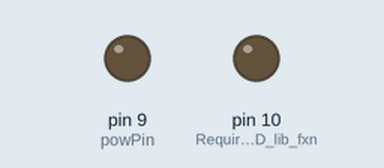
Simulated run of this sketch. Board: Arduino Uno, built with avr-gcc and run on an emulated ATmega328P. Shown: output pins drawn as LEDs (lit = HIGH). Storage starts empty; the modem accepts every AT command (registered, SIM ready, sends succeed) and sends nothing else; what the sketch prints to the serial monitor is not drawn.

Above: at 0.01 s.
Timing chart, 0 to 2.1 s (numbered marks = the images above):
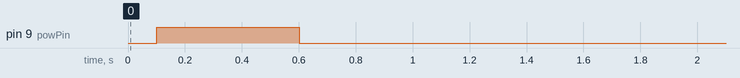

The sketch:

MERGE_AggregateData_ATTEMPT_11914_149am_ino.ino
```cpp
#include <SoftwareSerial.h>
#include <SD.h>

#define rxPin 7
#define txPin 8
#define powPin 9
#define chipSelect 10

SoftwareSerial gprsSerial(rxPin, txPin);

int currTimer = 0;
int prevTimer = 0;
int lapTimer = 0;
int aggTimer = 0;
int intervalTimer = 0;
const int interval = 20000;
unsigned long aggInterval = 600000;

String rawDateTime;
String year;
String month;
String day;
int yearInt = 0;
int monthInt = 0;
int dayInt = 0;
String dateString;
String hour;
String minute;
String second;
String hour12;
String timeString;
String dateLongString;
String time12hrString;
String fullDataString;

int h2oLevel = 0;
int h2oLastLevel = 0;
const int h2oChangeTrigger = 10;
int h2oAmtCons = 0;

void setup() {
  pinMode(rxPin, INPUT);
  pinMode(txPin, OUTPUT);
  pinMode(powPin, OUTPUT);
  pinMode(10, OUTPUT);  // Required for SD lib fxn

  Serial.begin(19200);
  gprsSerial.begin(19200);

  powerUp();
  gprsBootLoop();
  clearStrings();
  delay(2000);

  Serial.println("Welcome to MyStall.");
  Serial.println();
  delay(2000);

  getDateTime();
  delay(1000);
  dateLongConst();
  delay(1000);
  time12hrConst();
  delay(1000);

  Serial.println(dateString);
  delay(100);
  Serial.println(timeString);
  delay(100);
  Serial.println(hour);
  delay(100);
  Serial.println(hour12);
  delay(100);
  Serial.println(minute);
  delay(100);
  Serial.println(second);
  delay(100);
  Serial.println();

  Serial.print("It is currently ");
  Serial.print(time12hrString);
  Serial.print(", ");
  Serial.print(dateLongString);
  Serial.println(".");
  Serial.println();

  h2oLevelRead();
  h2oLastLevel = h2oLevel;

  if (!SD.begin(chipSelect)) {
    Serial.println("Card failed, or not present.");
    return;
  }
  Serial.println("SD card initialized.");
  Serial.println();

  currTimer = millis();
  prevTimer = millis();
  aggTimer = millis();
}

void loop() {
  currTimer = millis();
  intervalTimer = currTimer - prevTimer;
  lapTimer = currTimer - aggTimer;
  if (lapTimer >= aggInterval) {
    h2oAmtConsSince();
    h2oWriteSD();
    prevTimer = millis();
    aggTimer = millis();
  }
  else if(intervalTimer >= interval) {
    h2oWriteSD();
    prevTimer = millis();
  }
  else {
    int nextWrite = (interval - intervalTimer) / 1000;
    Serial.println(nextWrite);
    delay(2000);
  }
}

// Software start-up function for GPRS shield
void powerUp() {
  digitalWrite(powPin, LOW);
  delay(100);
  digitalWrite(powPin, HIGH);
  delay(500);
  digitalWrite(powPin, LOW);
  delay(100);
}

void gprsBootLoop() {
  Serial.print("Initializing GPRS...");
  while(dateString == 0) {
    getDateTime();
    delay(1000);
  }
  Serial.println("GPRS ready.");
  Serial.println();
}

void clearStrings() {
  dateString = "";
  timeString = "";
  fullDataString = "";
}

void concatStrings() {
  fullDataString += dateString;
  fullDataString += ",";
  fullDataString += timeString;
  fullDataString += ",";
  fullDataString += h2oLevel;
}

void getDateTime() {
  year = "";
  month = "";
  day = "";
  gprsSerial.println("AT+CCLK?");  // Request date and time from GPRS
  if(gprsSerial.available()) {  // If data is coming from GPRS
    while(gprsSerial.available()) {  // Read the data into string from incoming bytes while they're available
      char c = gprsSerial.read();  // Read each byte sent, one at a time, into storage variable
      rawDateTime += c;  // Add character to the end of the data string to be written to SD later
    }
    for(int y = 8; y < 10; y++) {
      year += String(rawDateTime.charAt(y));
      yearInt = year.toInt();
    }
    for(int mo = 11; mo < 13; mo++) {
      month += String(rawDateTime.charAt(mo));
      monthInt = month.toInt();
    }
    for(int d = 14; d < 16; d++) {
      day += String(rawDateTime.charAt(d));
      dayInt = day.toInt();
    }
    for(int t = 17; t < 25; t++)
      timeString += String(rawDateTime.charAt(t));

    dateString += String(month);
    dateString += "/";
    dateString += String(day);
    dateString += "/";
    dateString += String(year);
  }
  rawDateTime = "";
}

void time12hrConst() {
  hour = "";
  minute = "";
  second = "";
  hour12 = "";

  for(int h = 0; h < 2; h++)
    hour += String(timeString.charAt(h));
  for(int mi = 3; mi < 5; mi++)
    minute += String(timeString.charAt(mi));
  for(int s = 6; s < 8; s++)
    second += String(timeString.charAt(s));

  if(hour.toInt() > 12) {
    hour12 += String(hour.toInt() - 12);
    time12hrString += String(hour12);
    time12hrString += ":";
    time12hrString += String(minute);
    time12hrString += "pm";
  }
  else if (hour.toInt() == 0) {
    hour12 += "12";
    time12hrString += String(hour12);
    time12hrString += ":";
    time12hrString += String(minute);
    time12hrString += "am";
  }
  else {
    hour12 += String(hour.toInt());
    time12hrString += hour12;
    time12hrString += ":";
    time12hrString += minute;
    time12hrString += "am";
  }
}

void dateLongConst() {
  String yearLong = "";
  String monthLong = "";
  String dayLong = "";
  dateLongString = "";
  // Format year
  yearLong += "20";  // Add leading "20" to form long form of date
  yearLong += String(year);  // Append short date parsed from gprs data

  // Format day
  dayLong += String(dayInt);  // Convert to integer function removes and leading 0's

  // Format month
  switch(monthInt)  // Convert to integer and use switch case to convert month number to long form
  {
  case 0:
    return;
  case 1:
    monthLong += "January";
    break;
  case 2:
    monthLong += "February";
    break;
  case 3:
    monthLong += "March";
    break;
  case 4:
    monthLong += "April";
    break;
  case 5:
    monthLong += "May";
    break;
  case 6:
    monthLong += "June";
    break;
  case 7:
    monthLong += "July";
    break;
  case 8:
    monthLong += "August";
    break;
  case 9:
    monthLong += "September";
    break;
  case 10:
    monthLong += "October";
    break;
  case 11:
    monthLong += "November";
    break;
  case 12:
    monthLong += "December";
    break;
  }
  // Concatenate strings to form full long date
  dateLongString += String(monthLong);
  dateLongString += " ";
  dateLongString += String(dayLong);
  dateLongString += ", ";
  dateLongString += String(yearLong);
}

void h2oLevelRead() {
  int h2oReadVal = analogRead(A0);
  h2oLevel = h2oReadVal / 9.22;  // Divide by (MaximumPossibleReading / 100) for 0-100 scale
}

void h2oWriteSD() {
  getDateTime();
  concatStrings();
  sdWriteData();
  delay(1000);
  Serial.println();
  clearStrings();
}

void sdWriteData() {
  File dataFile = SD.open("NEWESTerDATA.TXT", FILE_WRITE);  // Open data file, with full privileges, for writing
  if(dataFile) {  // If file on SD card is opened successfully
    dataFile.println(fullDataString);  // Print dataString to it
    dataFile.close();  // Close the data file and proceed
    Serial.println(fullDataString);
  }
  else {
    Serial.println("Error opening file while attempting to write to SD.");  // If data file can't be opened, produce an error message
  }
}

void h2oAmtConsSince() {
}
```
